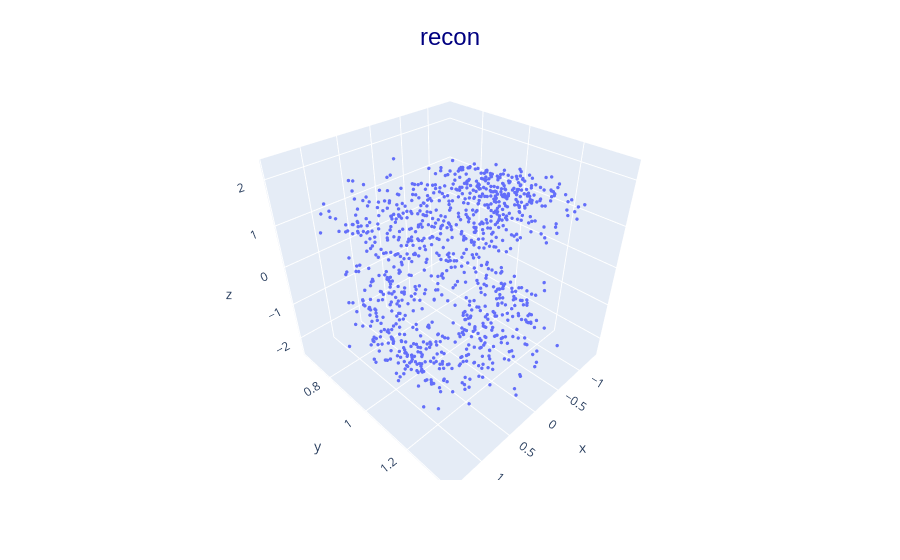
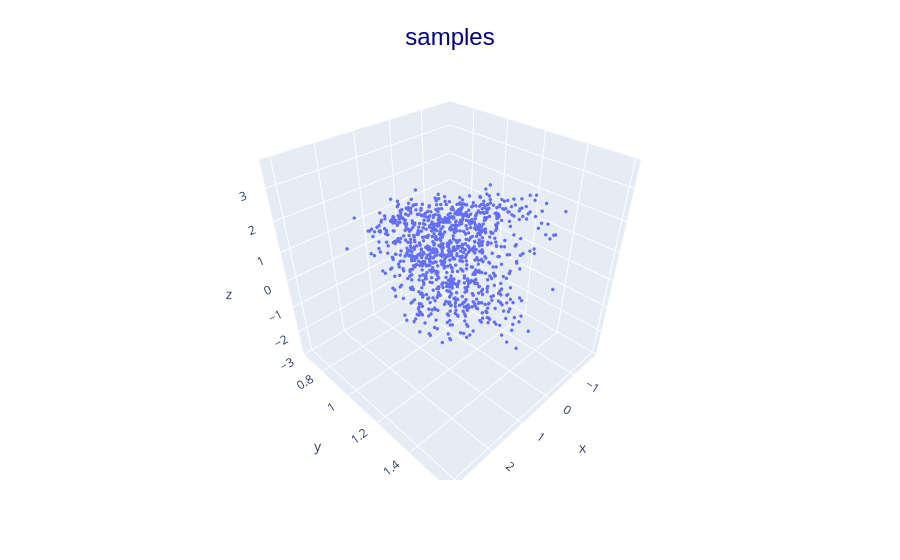

The cell these charts' notebook holds for them, in order:
### Code cell
rng_key, sub_key = jax.random.split(rng_key)

base_vae = BaseVAE(encoder, encoder_args, decoder, decoder_args, z_dim)

base_vae.train(dataloader, X.shape[0], adam, 2000, sub_key)

plot_vae(base_vae, sub_key)

### Figure 1 — Plotly figure (JSON) as saved in the notebook; plotly's stock layout.template omitted (floating-point values rounded to 4 significant figures; data arrays with more than 128 entries replaced by an {"elided": "..."} marker saying what was removed)
{"data": [{"hovertemplate": "x=%{x}<br>y=%{y}<br>z=%{z}<extra></extra>", "legendgroup": "", "marker": {"color": "#636efa", "size": 2, "symbol": "circle"}, "mode": "markers", "name": "", "scene": "scene", "showlegend": false, "type": "scatter3d", "x": {"elided": "1000 float values"}, "y": {"elided": "1000 float values"}, "z": {"elided": "1000 float values"}}], "layout": {"legend": {"tracegroupgap": 0}, "margin": {"t": 60}, "scene": {"domain": {"x": [0, 1], "y": [0, 1]}, "xaxis": {"title": {"text": "x"}}, "yaxis": {"title": {"text": "y"}}, "zaxis": {"title": {"text": "z"}}}, "title": {"font": {"color": "navy", "family": "Arial", "size": 24}, "text": "recon", "x": 0.5, "y": 0.95}}}

### Figure 2 — Plotly figure (JSON) as saved in the notebook; plotly's stock layout.template omitted (floating-point values rounded to 4 significant figures; data arrays with more than 128 entries replaced by an {"elided": "..."} marker saying what was removed)
{"data": [{"hovertemplate": "x=%{x}<br>y=%{y}<br>z=%{z}<extra></extra>", "legendgroup": "", "marker": {"color": "#636efa", "size": 2, "symbol": "circle"}, "mode": "markers", "name": "", "scene": "scene", "showlegend": false, "type": "scatter3d", "x": {"elided": "1000 float values"}, "y": {"elided": "1000 float values"}, "z": {"elided": "1000 float values"}}], "layout": {"legend": {"tracegroupgap": 0}, "margin": {"t": 60}, "scene": {"domain": {"x": [0, 1], "y": [0, 1]}, "xaxis": {"title": {"text": "x"}}, "yaxis": {"title": {"text": "y"}}, "zaxis": {"title": {"text": "z"}}}, "title": {"font": {"color": "navy", "family": "Arial", "size": 24}, "text": "samples", "x": 0.5, "y": 0.95}}}
